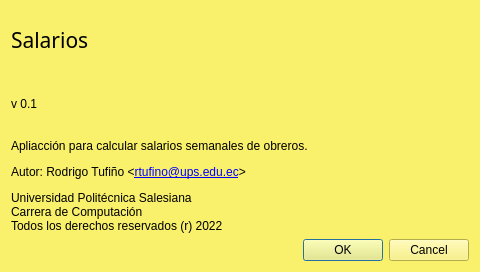
<?xml version="1.0" encoding="UTF-8"?>
<ui version="4.0">
 <class>Acerca</class>
 <widget class="QDialog" name="Acerca">
  <property name="geometry">
   <rect>
    <x>0</x>
    <y>0</y>
    <width>480</width>
    <height>272</height>
   </rect>
  </property>
  <property name="windowTitle">
   <string>Dialog</string>
  </property>
  <property name="styleSheet">
   <string notr="true">background-color:rgb(249, 240, 107)</string>
  </property>
  <layout class="QVBoxLayout" name="verticalLayout">
   <item>
    <widget class="QLabel" name="label">
     <property name="font">
      <font>
       <family>Arial Black</family>
       <pointsize>16</pointsize>
      </font>
     </property>
     <property name="text">
      <string>Salarios</string>
     </property>
    </widget>
   </item>
   <item>
    <widget class="QLabel" name="outVersion">
     <property name="text">
      <string>v 0.1</string>
     </property>
    </widget>
   </item>
   <item>
    <widget class="QLabel" name="label_4">
     <property name="text">
      <string>&lt;html&gt;&lt;head/&gt;&lt;body&gt;&lt;p&gt;Apliacción para calcular salarios semanales de obreros.&lt;/p&gt;&lt;p&gt;Autor: Rodrigo Tufiño &amp;lt;&lt;a href=&quot;mailto:rtufino@ups.edu.ec&quot;&gt;&lt;span style=&quot; text-decoration: underline; color:#0000ff;&quot;&gt;rtufino@ups.edu.ec&lt;/span&gt;&lt;/a&gt;&amp;gt;&lt;/p&gt;&lt;p&gt;Universidad Politécnica Salesiana&lt;br/&gt;Carrera de Computación&lt;br/&gt;Todos los derechos reservados (r) 2022&lt;/p&gt;&lt;/body&gt;&lt;/html&gt;</string>
     </property>
     <property name="textFormat">
      <enum>Qt::RichText</enum>
     </property>
    </widget>
   </item>
   <item>
    <widget class="QDialogButtonBox" name="buttonBox">
     <property name="orientation">
      <enum>Qt::Horizontal</enum>
     </property>
     <property name="standardButtons">
      <set>QDialogButtonBox::Cancel|QDialogButtonBox::Ok</set>
     </property>
    </widget>
   </item>
  </layout>
 </widget>
 <resources/>
 <connections>
  <connection>
   <sender>buttonBox</sender>
   <signal>accepted()</signal>
   <receiver>Acerca</receiver>
   <slot>accept()</slot>
   <hints>
    <hint type="sourcelabel">
     <x>248</x>
     <y>254</y>
    </hint>
    <hint type="destinationlabel">
     <x>157</x>
     <y>274</y>
    </hint>
   </hints>
  </connection>
  <connection>
   <sender>buttonBox</sender>
   <signal>rejected()</signal>
   <receiver>Acerca</receiver>
   <slot>reject()</slot>
   <hints>
    <hint type="sourcelabel">
     <x>316</x>
     <y>260</y>
    </hint>
    <hint type="destinationlabel">
     <x>286</x>
     <y>274</y>
    </hint>
   </hints>
  </connection>
 </connections>
</ui>
